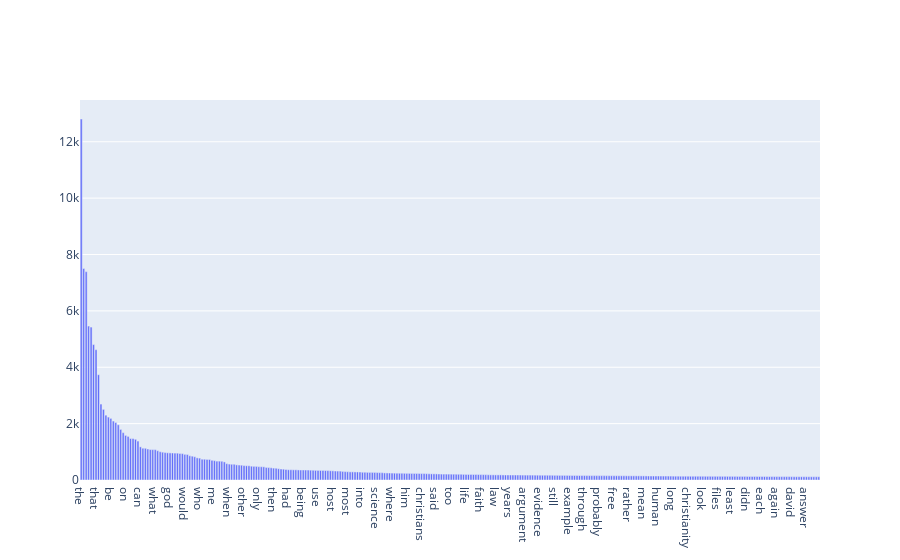

Notebook source saved alongside this figure:
### Markdown cell above
### >>> **Exercise 15 (take home):** 
Additionally, you can attempt to sort the terms on the `x-axis` by frequency instead of in alphabetical order. This way the visualization is more meaninfgul and you will be able to observe the so called [long tail](https://en.wikipedia.org/wiki/Long_tail) (get familiar with this term since it will appear a lot in data mining and other statistics courses). see picture below

![alt txt](https://upload.wikimedia.org/wikipedia/commons/thumb/8/8a/Long_tail.svg/1000px-Long_tail.svg.png)

### Code cell
# Answer here

temp_dict = {"feature" : [str(i) for i in count_vect.get_feature_names()] , "freq" : term_frequencies}
temp_dataframe = pd.DataFrame(temp_dict)
sorted_df = temp_dataframe.sort_values(by="freq",ascending=False)

x = sorted_df["feature"][:300]
y = sorted_df["freq"][:300]

g = pltgo.Figure()
g.add_trace(pltgo.Bar(x=x, y=y))
g.show()

### Figure 1 — Plotly figure (JSON) as saved in the notebook; plotly's stock layout.template omitted (floating-point values rounded to 4 significant figures; data arrays with more than 128 entries replaced by an {"elided": "..."} marker saying what was removed)
{"data": [{"type": "bar", "x": {"elided": "300 str values"}, "y": {"elided": "300 int values"}}], "layout": {}}
